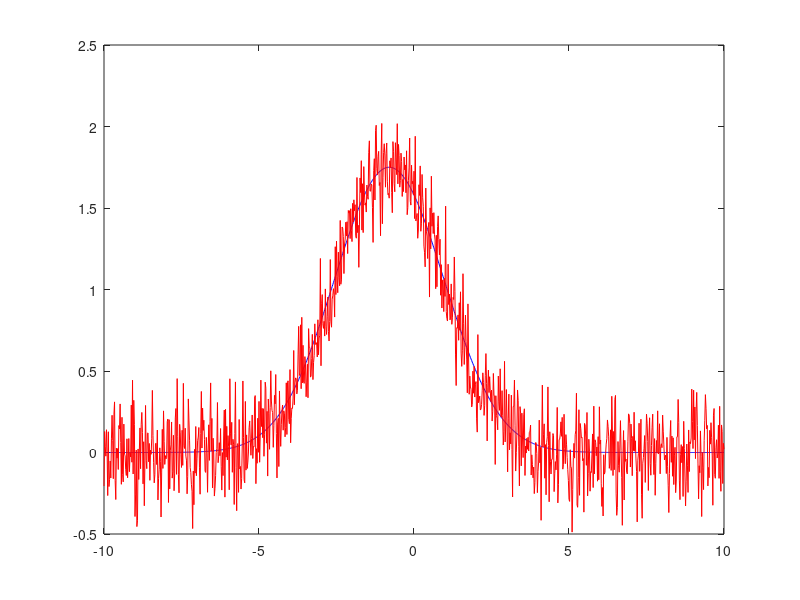

This chart was generated by the following MATLAB code:
close all;
clear all;

x_min = -10;
x_max = 10;
N = 1001;
SNR = 15;

a = 1.75; b = -0.8; c = -2.5;

x = linspace(x_min, x_max, N);
y = a * exp(-((x - b)/c).^2);
yy = awgn(y, SNR);
plot(x, y, 'b'); hold on; plot(x, yy, 'r');
csvwrite('gaussian_x.h', x)
csvwrite('gaussian_y.h', yy)
